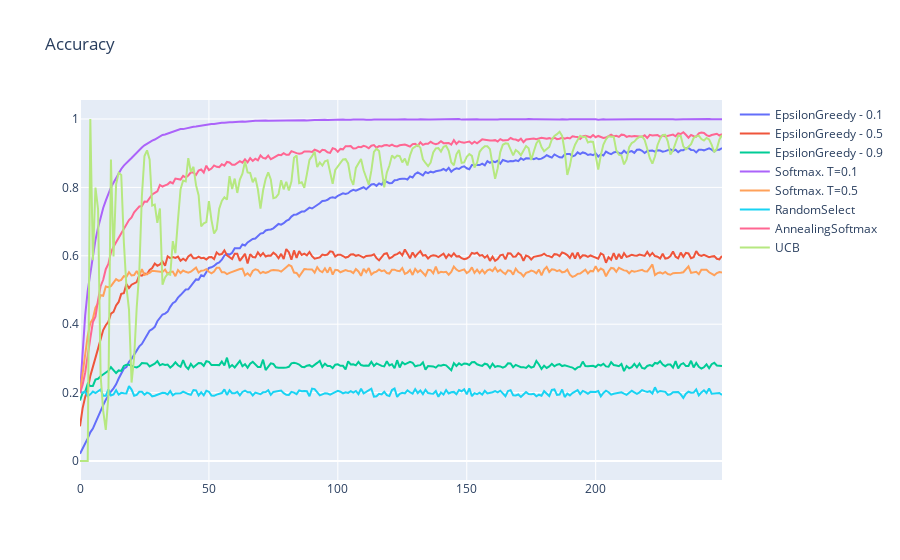

Here is the notebook cell this chart was saved with:
### Code cell
fig = plot(results[:-1], metric = "accuracy", title="Accuracy")
fig.show()

### Figure 1 — Plotly figure (JSON) as saved in the notebook; plotly's stock layout.template omitted (floating-point values rounded to 4 significant figures; data arrays with more than 128 entries replaced by an {"elided": "..."} marker saying what was removed)
{"data": [{"mode": "lines", "name": "EpsilonGreedy - 0.1", "type": "scatter", "x": {"elided": "250 int values"}, "y": {"elided": "250 float values"}}, {"mode": "lines", "name": "EpsilonGreedy - 0.5", "type": "scatter", "x": {"elided": "250 int values"}, "y": {"elided": "250 float values"}}, {"mode": "lines", "name": "EpsilonGreedy - 0.9", "type": "scatter", "x": {"elided": "250 int values"}, "y": {"elided": "250 float values"}}, {"mode": "lines", "name": "Softmax. T=0.1", "type": "scatter", "x": {"elided": "250 int values"}, "y": {"elided": "250 float values"}}, {"mode": "lines", "name": "Softmax. T=0.5", "type": "scatter", "x": {"elided": "250 int values"}, "y": {"elided": "250 float values"}}, {"mode": "lines", "name": "RandomSelect", "type": "scatter", "x": {"elided": "250 int values"}, "y": {"elided": "250 float values"}}, {"mode": "lines", "name": "AnnealingSoftmax", "type": "scatter", "x": {"elided": "250 int values"}, "y": {"elided": "250 float values"}}, {"mode": "lines", "name": "UCB", "type": "scatter", "x": {"elided": "250 int values"}, "y": {"elided": "250 float values"}}], "layout": {"autosize": true, "title": {"text": "Accuracy"}}}
